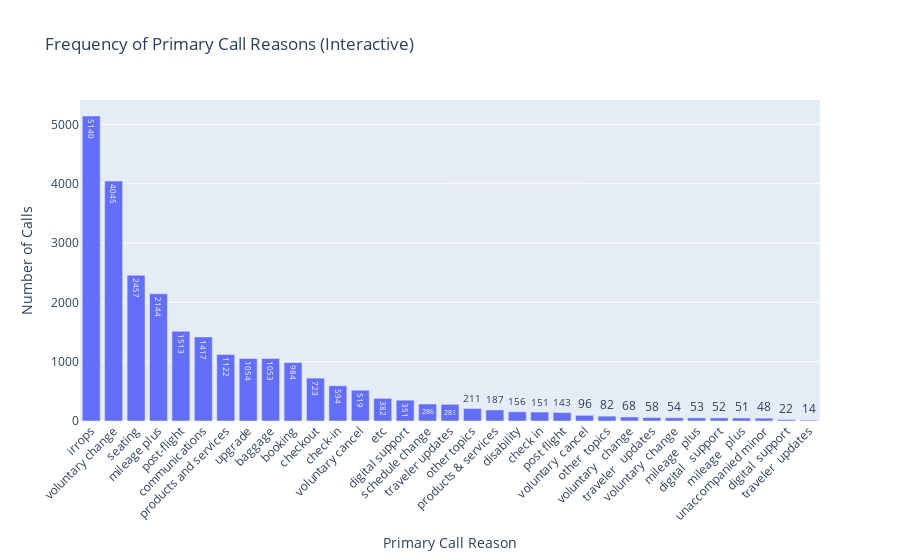

Notebook code for this chart:
### Markdown cell above
## ->Joint Distribution of AHT and AST

### Code cell
import plotly.express as px


fig = px.bar(
    x=call_reason_counts.index, 
    y=call_reason_counts.values,
    title='Frequency of Primary Call Reasons (Interactive)',
    labels={'x': 'Primary Call Reason', 'y': 'Number of Calls'},
    text=call_reason_counts.values
)


fig.update_layout(
    xaxis_title='Primary Call Reason',
    yaxis_title='Number of Calls',
    xaxis_tickangle=-45
)


fig.show()

### Figure 1 — Plotly figure (JSON) as saved in the notebook; plotly's stock layout.template omitted (floating-point values rounded to 4 significant figures)
{"data": [{"alignmentgroup": "True", "hovertemplate": "Primary Call Reason=%{x}<br>Number of Calls=%{y}<br>text=%{text}<extra></extra>", "legendgroup": "", "marker": {"color": "#636efa", "pattern": {"shape": ""}}, "name": "", "offsetgroup": "", "orientation": "v", "showlegend": false, "text": [5140, 4045, 2457, 2144, 1513, 1417, 1122, 1054, 1053, 984, 723, 594, 519, 382, 351, 286, 281, 211, 187, 156, 151, 143, 96, 82, 68, 58, 54, 53, 52, 51, 48, 22, 14], "textposition": "auto", "type": "bar", "x": ["irrops", "voluntary change", "seating", "mileage plus", "post-flight", "communications", "products and services", "upgrade", "baggage", "booking", "checkout", "check-in", "voluntary cancel", "etc", "digital support", "schedule change", "traveler updates", "other topics", "products & services", "disability", "check in", "post flight", "voluntary  cancel", "other  topics", "voluntary   change", "traveler   updates", "voluntary  change", "mileage  plus", "digital   support", "mileage   plus", "unaccompanied minor", "digital  support", "traveler  updates"], "xaxis": "x", "y": [5140, 4045, 2457, 2144, 1513, 1417, 1122, 1054, 1053, 984, 723, 594, 519, 382, 351, 286, 281, 211, 187, 156, 151, 143, 96, 82, 68, 58, 54, 53, 52, 51, 48, 22, 14], "yaxis": "y"}], "layout": {"autosize": true, "barmode": "relative", "legend": {"tracegroupgap": 0}, "title": {"text": "Frequency of Primary Call Reasons (Interactive)"}, "xaxis": {"anchor": "y", "autorange": true, "domain": [0, 1], "range": [-0.5, 32.5], "tickangle": -45, "title": {"text": "Primary Call Reason"}, "type": "category"}, "yaxis": {"anchor": "x", "autorange": true, "domain": [0, 1], "range": [0, 5411.0], "title": {"text": "Number of Calls"}, "type": "linear"}}}
